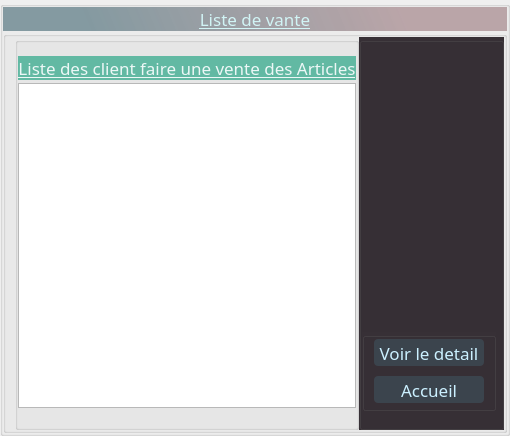
         <widget class="QWidget" name="liste_de_vente">
          <property name="styleSheet">
           <string notr="true"/>
          </property>
          <layout class="QHBoxLayout" name="horizontalLayout_14">
           <property name="leftMargin">
            <number>0</number>
           </property>
           <property name="topMargin">
            <number>1</number>
           </property>
           <property name="rightMargin">
            <number>0</number>
           </property>
           <property name="bottomMargin">
            <number>0</number>
           </property>
           <item>
            <widget class="QGroupBox" name="groupBox_28">
             <property name="title">
              <string/>
             </property>
             <layout class="QVBoxLayout" name="verticalLayout_13">
              <property name="spacing">
               <number>0</number>
              </property>
              <property name="leftMargin">
               <number>0</number>
              </property>
              <property name="topMargin">
               <number>0</number>
              </property>
              <property name="rightMargin">
               <number>0</number>
              </property>
              <property name="bottomMargin">
               <number>0</number>
              </property>
              <item>
               <widget class="QLabel" name="label_18">
                <property name="maximumSize">
                 <size>
                  <width>16777215</width>
                  <height>25</height>
                 </size>
                </property>
                <property name="font">
                 <font>
                  <family>Corbel</family>
                  <pointsize>13</pointsize>
                  <italic>false</italic>
                  <underline>true</underline>
                 </font>
                </property>
                <property name="styleSheet">
                 <string notr="true">color: rgb(209, 244, 245);
background-color: qlineargradient(spread:pad, x1:0.13, y1:0.568, x2:0.984925, y2:0.551, stop:0.0430622 rgba(0, 49, 65, 112), stop:0.784689 rgba(78, 10, 20, 80));</string>
                </property>
                <property name="text">
                 <string>Liste de vante</string>
                </property>
                <property name="alignment">
                 <set>Qt::AlignCenter</set>
                </property>
               </widget>
              </item>
              <item>
               <widget class="QGroupBox" name="groupBox_29">
                <property name="sizePolicy">
                 <sizepolicy hsizetype="Expanding" vsizetype="Preferred">
                  <horstretch>0</horstretch>
                  <verstretch>0</verstretch>
                 </sizepolicy>
                </property>
                <property name="title">
                 <string/>
                </property>
                <layout class="QHBoxLayout" name="horizontalLayout_15">
                 <property name="spacing">
                  <number>0</number>
                 </property>
                 <property name="topMargin">
                  <number>0</number>
                 </property>
                 <property name="rightMargin">
                  <number>0</number>
                 </property>
                 <property name="bottomMargin">
                  <number>0</number>
                 </property>
                 <item>
                  <widget class="QGroupBox" name="groupBox_30">
                   <property name="sizePolicy">
                    <sizepolicy hsizetype="Expanding" vsizetype="Preferred">
                     <horstretch>0</horstretch>
                     <verstretch>0</verstretch>
                    </sizepolicy>
                   </property>
                   <property name="maximumSize">
                    <size>
                     <width>16777215</width>
                     <height>16777215</height>
                    </size>
                   </property>
                   <property name="styleSheet">
                    <string notr="true">background-image: url(:/img/icon/05.png);</string>
                   </property>
                   <property name="title">
                    <string/>
                   </property>
                   <layout class="QVBoxLayout" name="verticalLayout_19">
                    <property name="spacing">
                     <number>3</number>
                    </property>
                    <property name="leftMargin">
                     <number>0</number>
                    </property>
                    <property name="topMargin">
                     <number>13</number>
                    </property>
                    <property name="rightMargin">
                     <number>0</number>
                    </property>
                    <property name="bottomMargin">
                     <number>19</number>
                    </property>
                    <item>
                     <widget class="QLabel" name="label_21">
                      <property name="font">
                       <font>
                        <family>Corbel</family>
                        <pointsize>13</pointsize>
                        <underline>true</underline>
                       </font>
                      </property>
                      <property name="styleSheet">
                       <string notr="true">color: rgb(236, 247, 246);
background-color: rgb(98, 185, 163);</string>
                      </property>
                      <property name="text">
                       <string>Liste des client faire une vente des Articles</string>
                      </property>
                      <property name="alignment">
                       <set>Qt::AlignBottom|Qt::AlignHCenter</set>
                      </property>
                     </widget>
                    </item>
                    <item>
                     <widget class="QTableView" name="tableListeVente">
                      <property name="font">
                       <font>
                        <family>Consolas</family>
                        <pointsize>12</pointsize>
                        <weight>50</weight>
                        <italic>false</italic>
                        <bold>false</bold>
                       </font>
                      </property>
                      <property name="styleSheet">
                       <string notr="true">color: rgb(230, 241, 226);
font: 12pt &quot;Consolas&quot;;</string>
                      </property>
                      <property name="selectionBehavior">
                       <enum>QAbstractItemView::SelectRows</enum>
                      </property>
                      <attribute name="horizontalHeaderDefaultSectionSize">
                       <number>150</number>
                      </attribute>
                     </widget>
                    </item>
                   </layout>
                  </widget>
                 </item>
                 <item>
                  <widget class="QGroupBox" name="groupBox_31">
                   <property name="sizePolicy">
                    <sizepolicy hsizetype="Expanding" vsizetype="Expanding">
                     <horstretch>0</horstretch>
                     <verstretch>0</verstretch>
                    </sizepolicy>
                   </property>
                   <property name="maximumSize">
                    <size>
                     <width>220</width>
                     <height>16777215</height>
                    </size>
                   </property>
                   <property name="styleSheet">
                    <string notr="true">background-color: rgb(55, 48, 54);</string>
                   </property>
                   <property name="title">
                    <string/>
                   </property>
                   <layout class="QVBoxLayout" name="verticalLayout_18">
                    <property name="spacing">
                     <number>10</number>
                    </property>
                    <property name="leftMargin">
                     <number>0</number>
                    </property>
                    <property name="rightMargin">
                     <number>5</number>
                    </property>
                    <property name="bottomMargin">
                     <number>16</number>
                    </property>
                    <item>
                     <spacer name="verticalSpacer_3">
                      <property name="orientation">
                       <enum>Qt::Vertical</enum>
                      </property>
                      <property name="sizeType">
                       <enum>QSizePolicy::Preferred</enum>
                      </property>
                      <property name="sizeHint" stdset="0">
                       <size>
                        <width>0</width>
                        <height>280</height>
                       </size>
                      </property>
                     </spacer>
                    </item>
                    <item>
                     <widget class="QGroupBox" name="groupBox_32">
                      <property name="title">
                       <string/>
                      </property>
                      <layout class="QVBoxLayout" name="verticalLayout_17">
                       <property name="spacing">
                        <number>10</number>
                       </property>
                       <property name="topMargin">
                        <number>1</number>
                       </property>
                       <property name="bottomMargin">
                        <number>5</number>
                       </property>
                       <item>
                        <widget class="QToolButton" name="detail">
                         <property name="sizePolicy">
                          <sizepolicy hsizetype="Preferred" vsizetype="Expanding">
                           <horstretch>0</horstretch>
                           <verstretch>0</verstretch>
                          </sizepolicy>
                         </property>
                         <property name="maximumSize">
                          <size>
                           <width>16777215</width>
                           <height>29</height>
                          </size>
                         </property>
                         <property name="font">
                          <font>
                           <family>Corbel</family>
                           <pointsize>13</pointsize>
                          </font>
                         </property>
                         <property name="styleSheet">
                          <string notr="true">
#detail:hover{
	font: 12pt &quot;Corbel&quot;;
border-radius :4px;
	
	background-color: qlineargradient(spread:pad, x1:0.0301508, y1:0.5, x2:0.944, y2:0.55, stop:0.0753769 rgba(6, 82, 96, 52), stop:0.784689 rgba(4, 111, 119, 57));
	color: rgb(27, 253, 238);
}
#detail{
	color: rgb(203, 240, 255);
border-radius :4px;
background-color: rgb(59, 68, 77);
}</string>
                         </property>
                         <property name="text">
                          <string>Voir le detail</string>
                         </property>
                        </widget>
                       </item>
                       <item>
                        <widget class="QToolButton" name="accuel">
                         <property name="sizePolicy">
                          <sizepolicy hsizetype="Preferred" vsizetype="Expanding">
                           <horstretch>0</horstretch>
                           <verstretch>0</verstretch>
                          </sizepolicy>
                         </property>
                         <property name="maximumSize">
                          <size>
                           <width>16777215</width>
                           <height>29</height>
                          </size>
                         </property>
                         <property name="font">
                          <font>
                           <family>Corbel</family>
                           <pointsize>13</pointsize>
                          </font>
                         </property>
                         <property name="styleSheet">
                          <string notr="true">
#accuel:hover{
	font: 12pt &quot;Corbel&quot;;
border-radius :4px;
	
	background-color: qlineargradient(spread:pad, x1:0.0301508, y1:0.5, x2:0.944, y2:0.55, stop:0.0753769 rgba(6, 82, 96, 52), stop:0.784689 rgba(4, 111, 119, 57));
	color: rgb(27, 253, 238);
}
#accuel{
	color: rgb(203, 240, 255);
border-radius :4px;
background-color: rgb(59, 68, 77);
}</string>
                         </property>
                         <property name="text">
                          <string>Accueil</string>
                         </property>
                        </widget>
                       </item>
                      </layout>
                     </widget>
                    </item>
                   </layout>
                  </widget>
                 </item>
                </layout>
               </widget>
              </item>
             </layout>
            </widget>
           </item>
          </layout>
         </widget>
